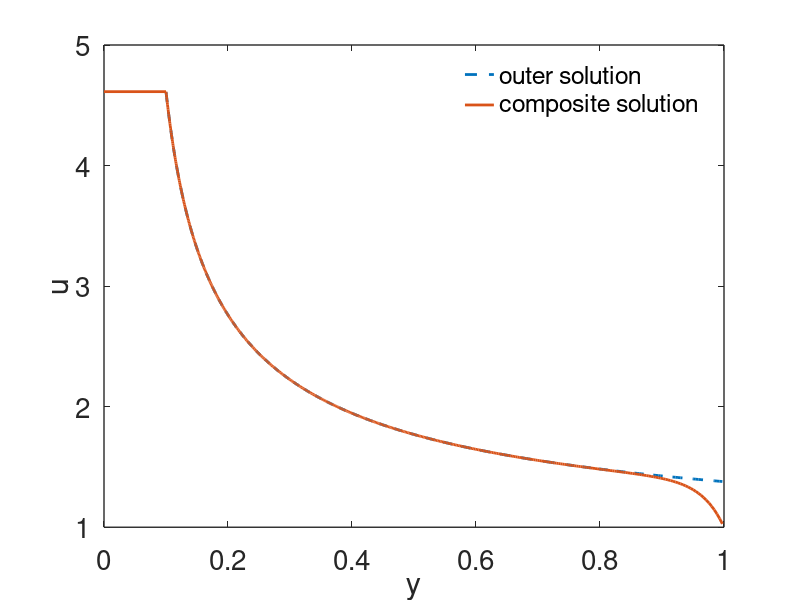

Recreate this plot in MATLAB.

%    -------------------------------------------------------------------
%
% Plot the singular perturbation solution of the standing gradient osmotic
% solution.
%
%     For Chapter 18, Section 18.3.1 of
%     Keener and Sneyd, Mathematical Physiology, 3rd Edition, Springer.
%
%     Written by James Keener and James Sneyd.
%
%    -------------------------------------------------------------------
 
set(0,                           ...
   'defaultaxesfontsize', 20,   ...
   'defaultaxeslinewidth', 1.0, ...
   'defaultlinelinewidth', 2.0, ...
   'defaultpatchlinewidth', 0.7);


%parameters
D=1000;
r=0.05;
c0 = 0.3;
P=0.2;
L=100;
 
alp=0.1;

N0=0.3;

eps = D*r/(L^2*c0*P)
n0 = N0/(c0^2*P);
ud= 1/2 + sqrt(1 + 4*n0)/2;
wa = 2*alp*(ud-1);

% the outer solution
wo=wa*ud*[0:.001:1];
uo=wa*ud./wo;
y = (wa-wo-wa*ud*log((wo-wa*ud)./(wa-wa*ud)))/2+alp;
figure(1)
ndx = find(y>=alp&y<=1 );
w1=wo(ndx(end));
u1=uo(ndx(end));
tmp = (1-u1)*exp(w1*(y-1)/eps);
Y = [0,alp,y(ndx)]; 
Uo = [ud,ud,uo(ndx)+tmp(ndx)];
plot(y(ndx),uo(ndx) ,'--',Y,Uo)
legend('boxoff')
legend('outer solution','composite solution')
xlabel('y')
ylabel('u')
